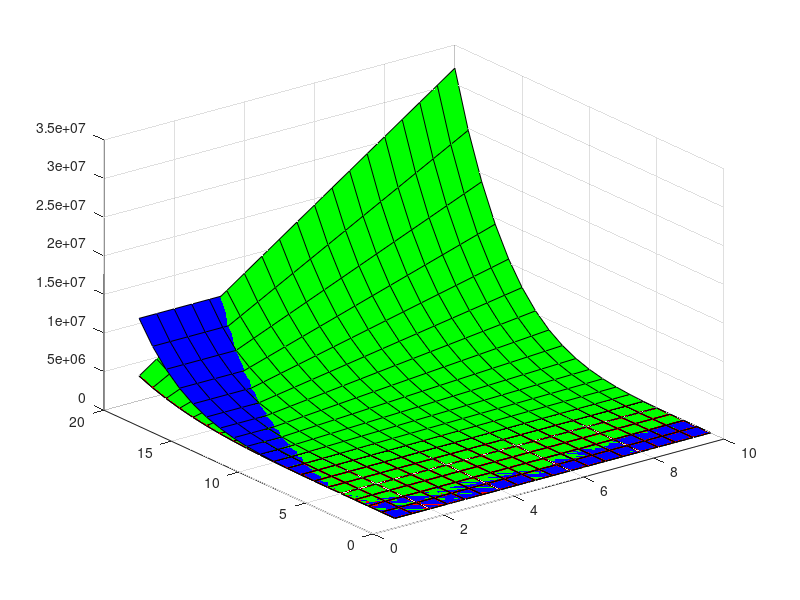

The MATLAB source for this figure:
[X,Y] = meshgrid(1:0.5:10,1:20);
Z = X.^2 + Y.^5 ;
s=surf(X,Y,Z,'FaceColor','red');
hold on
Z1 = 1/3*X.^3 + X.*Y.^5;
surf(X,Y,Z1,'FaceColor','green');
Z2 = Y.*X.^3 + 1/6*Y.^6;
surf(X,Y,Z2,'FaceColor','blue');
hold off
